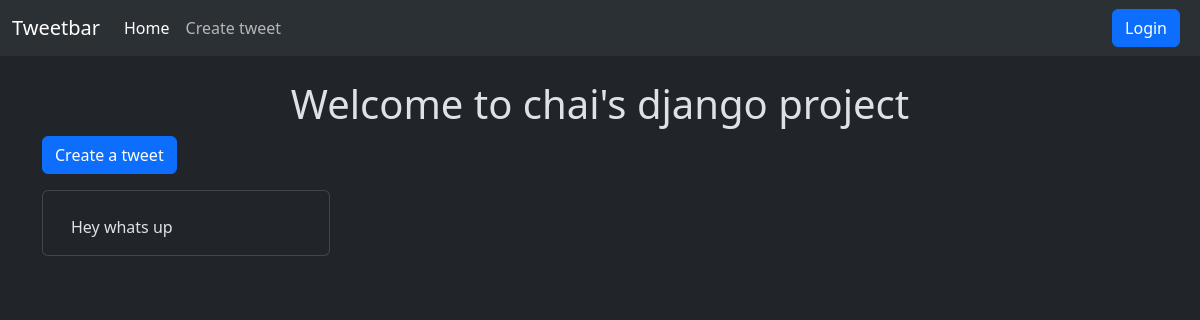
The app's page /tweet/, older data.
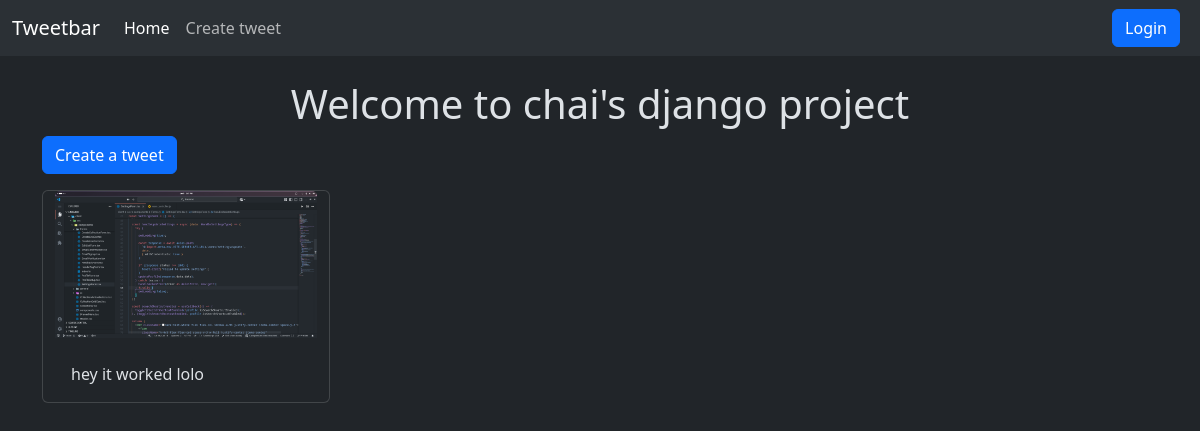
The same page, newer data.
### tweet/models.py (models this page shows, shortened)
class Tweet(models.Model):
  user = models.ForeignKey(User, on_delete=models.CASCADE)
  text = models.TextField()
  photo = models.ImageField(upload_to='photos/', null=True, blank=True)
  created_at = models.DateTimeField(auto_now_add=True)
  updated_at = models.DateTimeField(auto_now=True)

### tweet/views.py (the view)
# urls.py: path('', views.tweet_list, name='tweet_list'),
def tweet_list(request):
  tweets = Tweet.objects.all().order_by('-created_at')
  return render(request, 'tweet_list.html', {'tweets': tweets})

### tweet/templates/tweet_list.html (shortened to what this page needs)
{% extends "layout.html" %}
{% block content %}
<h1 class="mt-4 text-center">Welcome to chai's django project</h1>
<a class="btn btn-primary mb-3" href="{% url 'tweet_create' %}"> Create a tweet </a>
<div class="container row gap-3">
  {% for tweet in tweets %}
  <div class="card" style="width: 18rem">
    {% if tweet.photo %}
      <img src="{{tweet.photo.url}}" class="card-img-top" alt="..." />
    {% endif %}
    <div class="card-body">
      <p class="card-text">
        {{tweet.text}}
      </p>
    </div>
  </div>
  {% endfor %}
</div>
{% endblock %}

Row changes from the older to the newer data that the page shows:
removed Tweet: text "Hey whats up"
added Tweet: photo (picture), text "hey it worked lolo"
